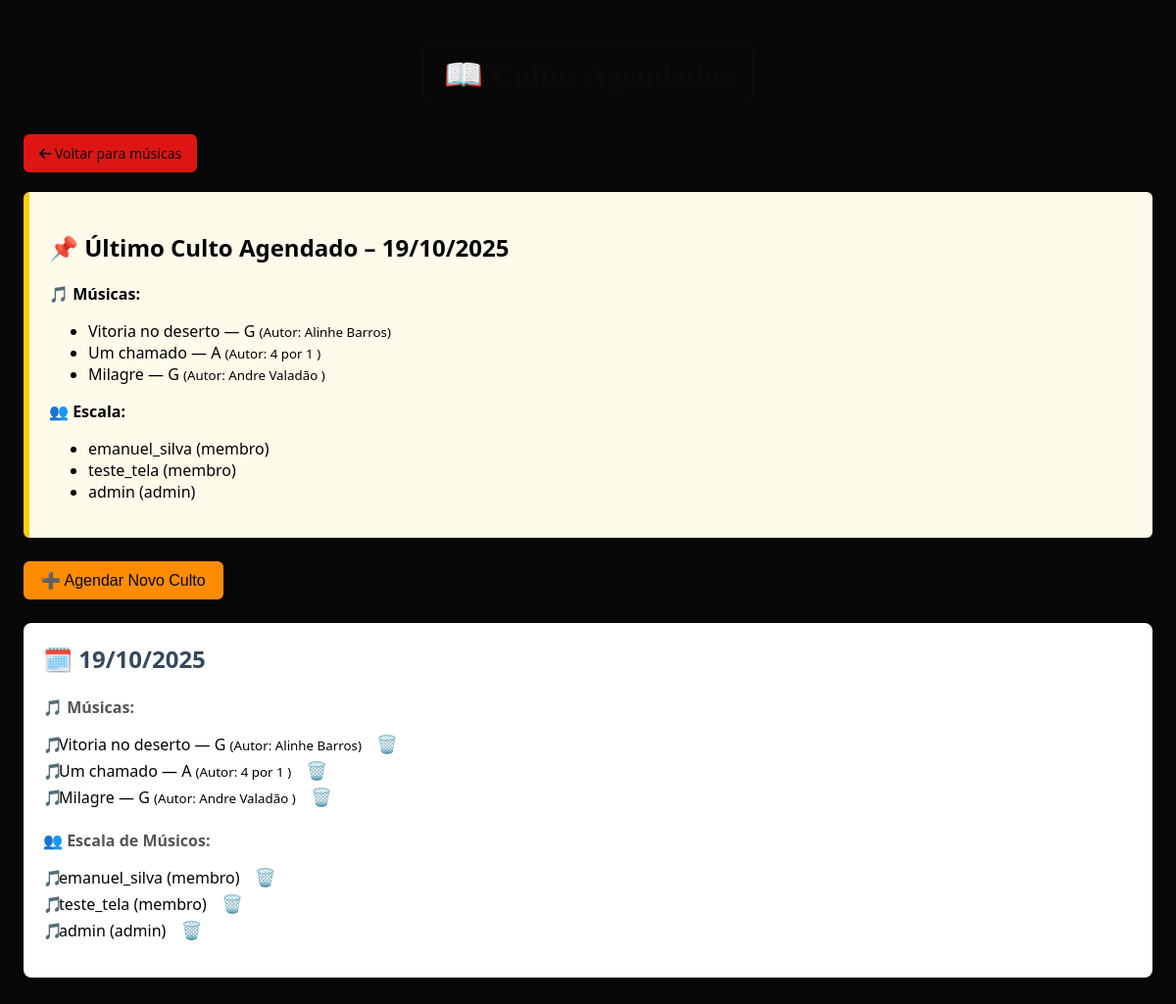
/cultos (signed in), run on the app's committed database.
### app.py (models this page shows)
class Culto(db.Model):
    __tablename__ = 'cultos'
    id = db.Column(db.Integer, primary_key=True)
    data = db.Column(db.Date, nullable=False)
    criado_em = db.Column(db.DateTime, default=datetime.utcnow)

class Music(db.Model):
    musica_id = db.Column(db.Integer, primary_key=True)  # 🔹 Agora chamamos a coluna corretamente!
    titulo = db.Column(db.String(100), nullable=False)
    autor = db.Column(db.String(100), nullable=False)
    genero = db.Column(db.String(50), nullable=False)
    tom = db.Column(db.String(10), nullable=False)
    usuario_id = db.Column(db.Integer, db.ForeignKey('usuario.id'))
    ensaiada = db.Column(db.Boolean, default=False)
    data_ensaio = db.Column(db.DateTime)
    usuario = db.relationship('Usuario', backref='musicas')

class Usuario(UserMixin, db.Model):
    id = db.Column(db.Integer, primary_key=True)
    nome = db.Column(db.String(50), nullable=False)
    sobrenome = db.Column(db.String(50), nullable=False)
    telefone = db.Column(db.String(15), nullable=False)
    username = db.Column(db.String(50), unique=True, nullable=False)
    password = db.Column(db.String(128), nullable=False)
    role = db.Column(db.String(20), nullable=False, default="membro")
    pergunta_seguranca = db.Column(db.String(200), nullable=False)
    resposta_seguranca = db.Column(db.String(200), nullable=False)
    status = db.Column(db.String(20), nullable=False, default="pendente")

### app.py (the view)
@app.route("/cultos")
@login_required
def cultos():
    cultos = Culto.query.order_by(Culto.data.desc()).all()
    lista = []
    for culto in cultos:
        musicas_culto = db.session.query(Music).join(CultoMusica, Music.musica_id == CultoMusica.musica_id).filter(CultoMusica.culto_id == culto.id).all()
        escala_culto = db.session.query(Usuario).join(CultoEscala, Usuario.id == CultoEscala.usuario_id).filter(CultoEscala.culto_id == culto.id).all()
        lista.append({
            "culto": culto,
            "musicas": musicas_culto,
            "escala": escala_culto
        })
    musicas = Music.query.all()
    usuarios = Usuario.query.all()
    return render_template("cultos.html", lista_cultos=lista, musicas=musicas, usuarios=usuarios)

### app.py (called while the page is built)
@login_manager.user_loader
def load_user(user_id):
    return db.session.get(Usuario, int(user_id))  # 🔹 Usa a sessão corretamente sem `with`

### templates/cultos.html (shortened to what this page needs)
<!DOCTYPE html>
<html lang="pt-BR">
<head>
  <link rel="stylesheet" href="{{ url_for('static', filename='cultos.css') }}" />
  <link rel="stylesheet" href="https://cdnjs.cloudflare.com/ajax/libs/font-awesome/6.0.0/css/all.min.css" />
</head>
<body>
  <div class="centro-total">
  <h1>📖 Cultos Agendados</h1>
  </div>
  <a href="{{ url_for('musicas') }}" class="voltar"><i class="fa fa-arrow-left"></i> Voltar para músicas</a>
  {% if lista_cultos %}
    {% set ultimo_culto = lista_cultos[0] %}
    {% if ultimo_culto.musicas or ultimo_culto.escala %}
      <div class="culto-fixado">
        <h2>📌 Último Culto Agendado – {{ ultimo_culto.culto.data.strftime('%d/%m/%Y') }}</h2>
        {% if ultimo_culto.musicas %}
          <p><strong>🎵 Músicas:</strong></p>
          <ul>
            {% for musica in ultimo_culto.musicas %}
              <li>{{ musica.titulo }} — {{ musica.tom }} <small>(Autor: {{ musica.autor }})</small></li>
            {% endfor %}
          </ul>
        {% endif %}
        {% if ultimo_culto.escala %}
          <p><strong>👥 Escala:</strong></p>
          <ul>
            {% for user in ultimo_culto.escala %}
              <li>{{ user.username }} ({{ user.role }})</li>
            {% endfor %}
          </ul>
        {% endif %}
      </div>
    {% endif %}
  {% endif %}
  <button id="btnMostrarForm" class="botao-agendar">➕ Agendar Novo Culto</button>
  {% for item in lista_cultos %}
    {% if item.musicas or item.escala %}
      <div class="culto-bloco">
        <h2>🗓️ {{ item.culto.data.strftime('%d/%m/%Y') }}</h2>
        {% if item.musicas %}
          <h4>🎵 Músicas:</h4>
          <ul>
            {% for musica in item.musicas %}
              <li>
                {{ musica.titulo }} — {{ musica.tom }} <small>(Autor: {{ musica.autor }})</small>
                <form action="{{ url_for('remover_musica_culto') }}" method="POST" style="display:inline;">
                  <button type="submit" class="btn-excluir-escala" title="Remover música do culto">🗑️</button>
                </form>
              </li>
            {% endfor %}
          </ul>
        {% endif %}
        {% if item.escala %}
          <h4>👥 Escala de Músicos:</h4>
          <ul>
        {% for user in item.escala %}
          <li>
            {{ user.username }} ({{ user.role }})
            <form action="{{ url_for('remover_escala_culto') }}" method="POST" style="display:inline;">
              <button type="submit" class="btn-excluir-escala" title="Remover da escala">🗑️</button>
            </form>
          </li>
        {% endfor %}
          </ul>
        {% endif %}
      </div>
    {% endif %}
  {% endfor %}
</body>
</html>

### static/cultos.css (style rules this page uses)
body { font-family: 'Segoe UI', sans-serif; background-color: #080808; margin: 0; padding: 24px; }
h1 { text-align: center; margin-bottom: 30px; color: #0c0c0c; border: 2px solid #0c0c0c; padding: 10px 20px; display: inline-block; border-radius: 8px; }
.culto-bloco { background: #ffffff; border-radius: 8px; padding: 20px; margin-bottom: 24px; box-shadow: 0 3px 8px rgba(0, 0, 0, 0.1); }
.culto-bloco h2 { margin-top: 0; margin-bottom: 12px; color: #34495e; }
.culto-bloco h4 { margin-bottom: 6px; color: #555; }
.culto-bloco ul { list-style: none; padding-left: 0; margin-bottom: 16px; }
.culto-bloco li { margin-bottom: 4px; padding-left: 16px; position: relative; }
.culto-bloco li::before { content: "🎵"; position: absolute; left: 0; top: 0; }
.voltar { display: inline-block; margin-bottom: 20px; padding: 10px 16px; background-color: #dd1515; color: rgb(12, 12, 12); border: none; border-radius: 6px; font-size: 14px; text-decoration: none; }
.botao-agendar { background-color: #FF8C00; color: rgb(7, 7, 7); padding: 10px 18px; border: none; border-radius: 6px; font-size: 16px; margin-bottom: 24px; cursor: pointer; }
.culto-fixado { background: #fffbea; border-left: 6px solid #ffcd00; padding: 20px; margin-bottom: 24px; border-radius: 6px; box-shadow: 0 2px 4px rgba(0,0,0,0.06); }
.btn-excluir-escala { background: none; border: none; color: #e74c3c; font-size: 1.1rem; cursor: pointer; margin-left: 5px; transition: 0.2s; }
body::before { content: ""; position: fixed; top: 0; left: 0; width: 100vw; height: 100vh; background-image: url("imagens/FUNDO1.jpg"); background-position: center; background-repeat: no-repeat; background-size: cover; filter: blur(8px); z-index: -1; }
.centro-total { display: flex; justify-content: center; align-items: center; }
.centro-total h1 { text-align: center; color: #0c0c0c; border: 2px solid #0c0c0c; padding: 10px 20px; display: inline-block; border-radius: 8px; font-family: 'Patrick Hand', cursive; }

### data on the page
Culto: culto.data "19/10/2025", culto.data "19/10/2025"
Music: titulo "Vitoria no deserto", tom "G", autor "Alinhe Barros"
Music: titulo "Um chamado", tom "A", autor "4 por 1"
Music: titulo "Milagre", tom "G", autor "Andre Valadão"
Usuario: username "emanuel_silva", role "membro"
Usuario: username "teste_tela", role "membro"
Usuario: username "admin", role "admin"
